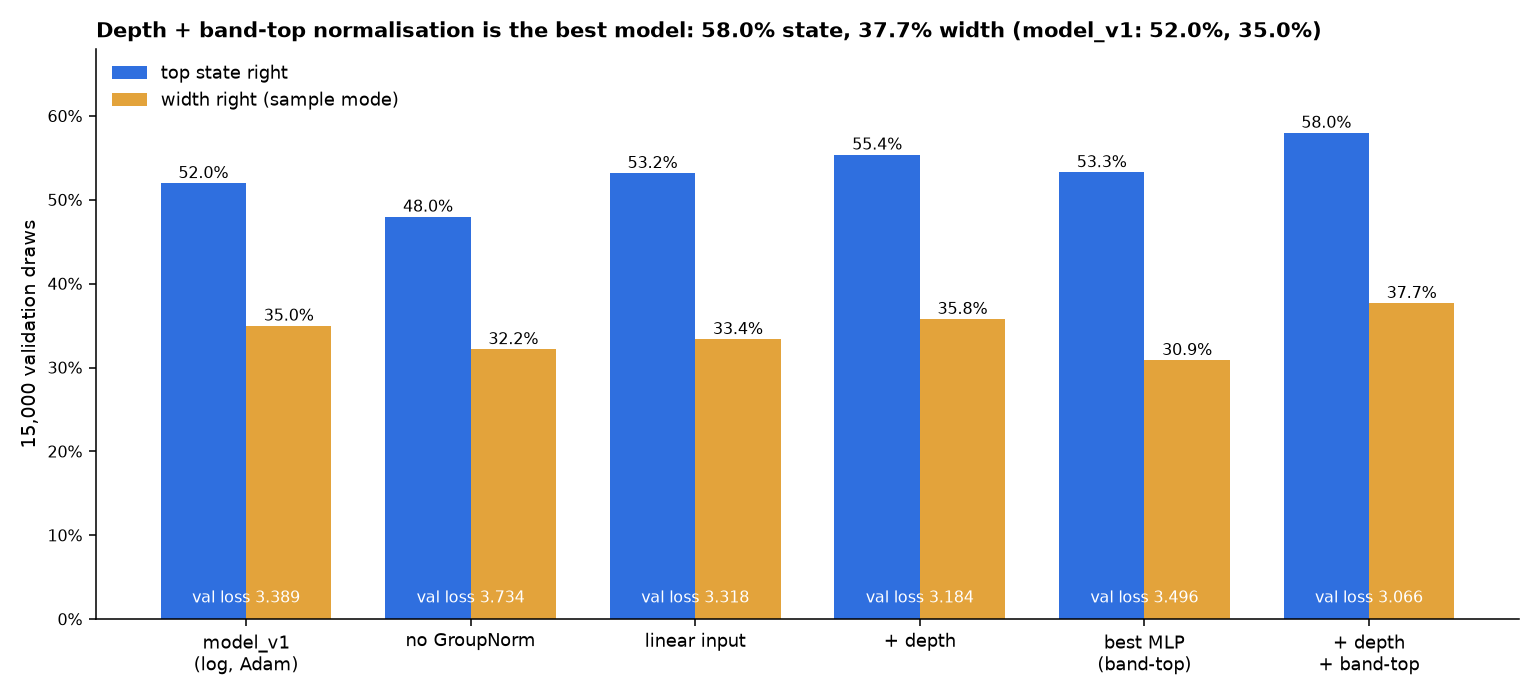

This chart was generated by the following Python code:
"""Validation accuracy of every model compared on 2026-10-29 (from the compare_inverse / compare_nogn tables)."""
import matplotlib
matplotlib.use("Agg")
import matplotlib.pyplot as plt
import numpy as np
rows = [  # name, top state, width mode, val loss
    ("model_v1\n(log, Adam)", 0.520, 0.350, 3.389), ("no GroupNorm", 0.480, 0.322, 3.734),
    ("linear input", 0.532, 0.334, 3.318), ("+ depth", 0.554, 0.358, 3.184),
    ("best MLP\n(band-top)", 0.533, 0.309, 3.496), ("+ depth\n+ band-top", 0.580, 0.377, 3.066)]
names, st, wd, vl = zip(*rows)
x = np.arange(len(rows)); w = 0.38
fig, ax = plt.subplots(figsize=(11, 5))
b1 = ax.bar(x - w / 2, st, w, color="#2f6fdf", label="top state right")
b2 = ax.bar(x + w / 2, wd, w, color="#e3a33b", label="width right (sample mode)")
for bars in (b1, b2):
    for b in bars:
        ax.text(b.get_x() + b.get_width() / 2, b.get_height() + 0.006, f"{100 * b.get_height():.1f}%", ha="center", fontsize=8)
for i, v in enumerate(vl):
    ax.text(i, 0.02, f"val loss {v:.3f}", ha="center", fontsize=8, color="white")
ax.set_xticks(x, names, fontsize=9)
ax.set_ylim(0, 0.68)
ax.set_yticks(np.linspace(0, 0.6, 7), [f"{round(100 * t)}%" for t in np.linspace(0, 0.6, 7)], fontsize=8)
ax.set_ylabel("15,000 validation draws")
ax.spines[["top", "right"]].set_visible(False)
ax.legend(frameon=False, fontsize=9, loc="upper left")
ax.set_title("Depth + band-top normalisation is the best model: 58.0% state, 37.7% width (model_v1: 52.0%, 35.0%)",
             fontsize=11, fontweight="bold", loc="left")
fig.tight_layout()
fig.savefig("summary.png", dpi=140)
